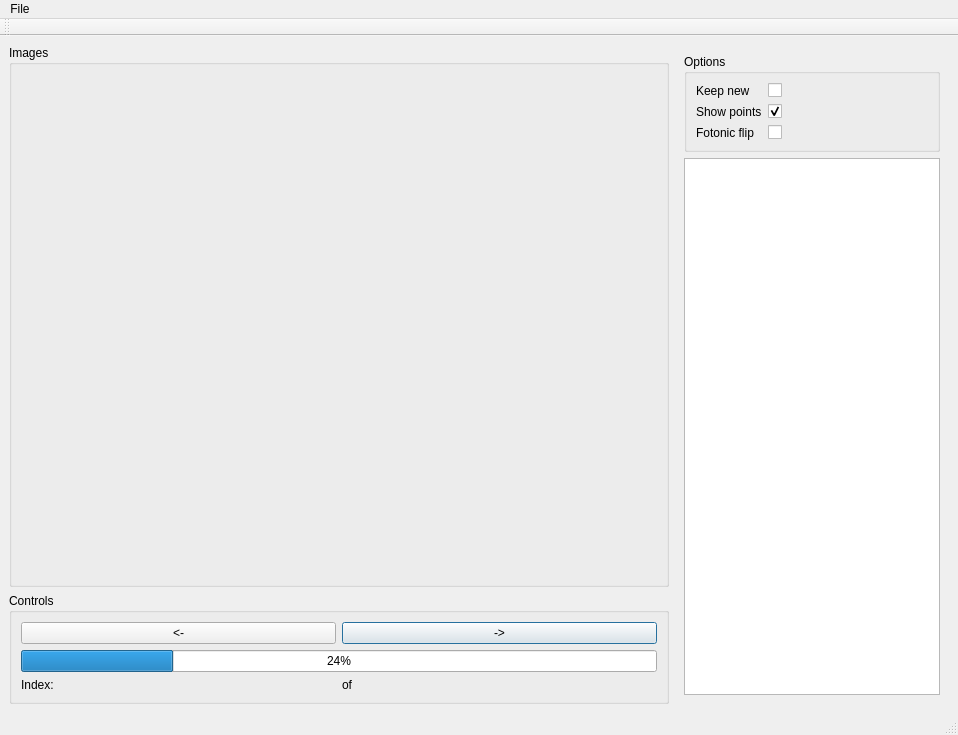
<?xml version="1.0" encoding="UTF-8"?>
<ui version="4.0">
 <class>MainWindow</class>
 <widget class="QMainWindow" name="MainWindow">
  <property name="geometry">
   <rect>
    <x>0</x>
    <y>0</y>
    <width>958</width>
    <height>735</height>
   </rect>
  </property>
  <property name="windowTitle">
   <string>MainWindow</string>
  </property>
  <widget class="QWidget" name="centralwidget">
   <layout class="QHBoxLayout" name="horizontalLayout_2" stretch="1,0">
    <item>
     <layout class="QVBoxLayout" name="verticalLayout" stretch="1,0">
      <item>
       <widget class="QGroupBox" name="box_images">
        <property name="title">
         <string>Images</string>
        </property>
        <layout class="QVBoxLayout" name="verticalLayout_2"/>
       </widget>
      </item>
      <item>
       <widget class="QGroupBox" name="groupBox_2">
        <property name="title">
         <string>Controls</string>
        </property>
        <layout class="QVBoxLayout" name="verticalLayout_3">
         <item>
          <layout class="QHBoxLayout" name="horizontalLayout">
           <item>
            <widget class="QPushButton" name="button_next">
             <property name="enabled">
              <bool>true</bool>
             </property>
             <property name="text">
              <string>&lt;-</string>
             </property>
             <property name="autoDefault">
              <bool>true</bool>
             </property>
             <property name="default">
              <bool>false</bool>
             </property>
            </widget>
           </item>
           <item>
            <widget class="QPushButton" name="button_prev">
             <property name="text">
              <string>-&gt;</string>
             </property>
             <property name="autoDefault">
              <bool>true</bool>
             </property>
             <property name="default">
              <bool>true</bool>
             </property>
            </widget>
           </item>
          </layout>
         </item>
         <item>
          <widget class="QProgressBar" name="progressBar">
           <property name="value">
            <number>24</number>
           </property>
          </widget>
         </item>
         <item>
          <layout class="QHBoxLayout" name="horizontalLayout_3">
           <property name="topMargin">
            <number>0</number>
           </property>
           <item>
            <widget class="QLabel" name="label">
             <property name="text">
              <string>Index:</string>
             </property>
            </widget>
           </item>
           <item>
            <widget class="QLabel" name="index_label">
             <property name="text">
              <string/>
             </property>
            </widget>
           </item>
           <item>
            <widget class="QLabel" name="label_2">
             <property name="text">
              <string>of</string>
             </property>
            </widget>
           </item>
           <item>
            <widget class="QLabel" name="total_label">
             <property name="text">
              <string/>
             </property>
            </widget>
           </item>
          </layout>
         </item>
        </layout>
       </widget>
      </item>
     </layout>
    </item>
    <item>
     <widget class="QWidget" name="verticalWidget" native="true">
      <layout class="QVBoxLayout" name="verticalLayout_4">
       <item>
        <widget class="QGroupBox" name="groupBox">
         <property name="title">
          <string>Options</string>
         </property>
         <layout class="QFormLayout" name="formLayout">
          <property name="fieldGrowthPolicy">
           <enum>QFormLayout::AllNonFixedFieldsGrow</enum>
          </property>
          <item row="0" column="0">
           <widget class="QLabel" name="keepNewLabel">
            <property name="text">
             <string>Keep new</string>
            </property>
           </widget>
          </item>
          <item row="0" column="1">
           <widget class="QCheckBox" name="keepNewCheckBox"/>
          </item>
          <item row="1" column="0">
           <widget class="QLabel" name="showPointsLabel">
            <property name="text">
             <string>Show points</string>
            </property>
           </widget>
          </item>
          <item row="1" column="1">
           <widget class="QCheckBox" name="showPointsCheckBox">
            <property name="text">
             <string/>
            </property>
            <property name="checked">
             <bool>true</bool>
            </property>
           </widget>
          </item>
          <item row="2" column="0">
           <widget class="QLabel" name="fotinicFlipLabel">
            <property name="text">
             <string>Fotonic flip</string>
            </property>
           </widget>
          </item>
          <item row="2" column="1">
           <widget class="QCheckBox" name="fotonicFlipCheckBox">
            <property name="text">
             <string/>
            </property>
           </widget>
          </item>
         </layout>
        </widget>
       </item>
       <item>
        <widget class="QListWidget" name="roiOverview"/>
       </item>
      </layout>
     </widget>
    </item>
   </layout>
  </widget>
  <widget class="QMenuBar" name="menubar">
   <property name="geometry">
    <rect>
     <x>0</x>
     <y>0</y>
     <width>958</width>
     <height>19</height>
    </rect>
   </property>
   <widget class="QMenu" name="menuFile">
    <property name="title">
     <string>File</string>
    </property>
    <addaction name="actionLoad_Dataset"/>
    <addaction name="actionSave"/>
   </widget>
   <addaction name="menuFile"/>
  </widget>
  <widget class="QStatusBar" name="statusbar"/>
  <widget class="QToolBar" name="toolBar">
   <property name="windowTitle">
    <string>toolBar</string>
   </property>
   <attribute name="toolBarArea">
    <enum>TopToolBarArea</enum>
   </attribute>
   <attribute name="toolBarBreak">
    <bool>false</bool>
   </attribute>
  </widget>
  <action name="actionLoad">
   <property name="text">
    <string>Load Bag</string>
   </property>
  </action>
  <action name="actionSave">
   <property name="text">
    <string>Save</string>
   </property>
  </action>
  <action name="actionLoad_Dataset">
   <property name="text">
    <string>Load Dataset</string>
   </property>
  </action>
 </widget>
 <resources/>
 <connections>
  <connection>
   <sender>actionLoad</sender>
   <signal>triggered()</signal>
   <receiver>MainWindow</receiver>
   <slot>load_bag()</slot>
   <hints>
    <hint type="sourcelabel">
     <x>-1</x>
     <y>-1</y>
    </hint>
    <hint type="destinationlabel">
     <x>864</x>
     <y>76</y>
    </hint>
   </hints>
  </connection>
  <connection>
   <sender>button_prev</sender>
   <signal>clicked()</signal>
   <receiver>MainWindow</receiver>
   <slot>next_image()</slot>
   <hints>
    <hint type="sourcelabel">
     <x>657</x>
     <y>659</y>
    </hint>
    <hint type="destinationlabel">
     <x>638</x>
     <y>430</y>
    </hint>
   </hints>
  </connection>
  <connection>
   <sender>button_next</sender>
   <signal>clicked()</signal>
   <receiver>MainWindow</receiver>
   <slot>prev_image()</slot>
   <hints>
    <hint type="sourcelabel">
     <x>254</x>
     <y>659</y>
    </hint>
    <hint type="destinationlabel">
     <x>638</x>
     <y>468</y>
    </hint>
   </hints>
  </connection>
  <connection>
   <sender>actionSave</sender>
   <signal>triggered()</signal>
   <receiver>MainWindow</receiver>
   <slot>save()</slot>
   <hints>
    <hint type="sourcelabel">
     <x>-1</x>
     <y>-1</y>
    </hint>
    <hint type="destinationlabel">
     <x>399</x>
     <y>299</y>
    </hint>
   </hints>
  </connection>
  <connection>
   <sender>actionLoad_Dataset</sender>
   <signal>triggered()</signal>
   <receiver>MainWindow</receiver>
   <slot>load_dataset()</slot>
   <hints>
    <hint type="sourcelabel">
     <x>-1</x>
     <y>-1</y>
    </hint>
    <hint type="destinationlabel">
     <x>399</x>
     <y>299</y>
    </hint>
   </hints>
  </connection>
  <connection>
   <sender>roiOverview</sender>
   <signal>currentRowChanged(int)</signal>
   <receiver>MainWindow</receiver>
   <slot>seek_image(int)</slot>
   <hints>
    <hint type="sourcelabel">
     <x>811</x>
     <y>396</y>
    </hint>
    <hint type="destinationlabel">
     <x>478</x>
     <y>367</y>
    </hint>
   </hints>
  </connection>
  <connection>
   <sender>keepNewCheckBox</sender>
   <signal>clicked()</signal>
   <receiver>MainWindow</receiver>
   <slot>reload_options()</slot>
   <hints>
    <hint type="sourcelabel">
     <x>851</x>
     <y>119</y>
    </hint>
    <hint type="destinationlabel">
     <x>478</x>
     <y>367</y>
    </hint>
   </hints>
  </connection>
  <connection>
   <sender>showPointsCheckBox</sender>
   <signal>clicked()</signal>
   <receiver>MainWindow</receiver>
   <slot>reload_options()</slot>
   <hints>
    <hint type="sourcelabel">
     <x>846</x>
     <y>100</y>
    </hint>
    <hint type="destinationlabel">
     <x>478</x>
     <y>367</y>
    </hint>
   </hints>
  </connection>
  <connection>
   <sender>fotonicFlipCheckBox</sender>
   <signal>clicked()</signal>
   <receiver>MainWindow</receiver>
   <slot>reload_options()</slot>
   <hints>
    <hint type="sourcelabel">
     <x>846</x>
     <y>119</y>
    </hint>
    <hint type="destinationlabel">
     <x>478</x>
     <y>367</y>
    </hint>
   </hints>
  </connection>
 </connections>
 <slots>
  <slot>load_bag()</slot>
  <slot>next_image()</slot>
  <slot>prev_image()</slot>
  <slot>reload_options()</slot>
  <slot>save()</slot>
  <slot>load_dataset()</slot>
  <slot>seek_image(int)</slot>
 </slots>
</ui>
